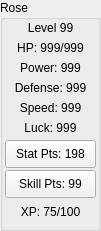
  <widget class="QGroupBox" name="RoseStats">
   <property name="geometry">
    <rect>
     <x>20</x>
     <y>2</y>
     <width>101</width>
     <height>231</height>
    </rect>
   </property>
   <property name="title">
    <string>Rose</string>
   </property>
   <widget class="QLabel" name="RoseLevel">
    <property name="geometry">
     <rect>
      <x>10</x>
      <y>20</y>
      <width>81</width>
      <height>16</height>
     </rect>
    </property>
    <property name="text">
     <string>Level 99</string>
    </property>
    <property name="alignment">
     <set>Qt::AlignCenter</set>
    </property>
   </widget>
   <widget class="QLabel" name="RoseHP">
    <property name="geometry">
     <rect>
      <x>10</x>
      <y>40</y>
      <width>81</width>
      <height>16</height>
     </rect>
    </property>
    <property name="text">
     <string>HP: 999/999</string>
    </property>
    <property name="alignment">
     <set>Qt::AlignCenter</set>
    </property>
   </widget>
   <widget class="QLabel" name="RosePower">
    <property name="geometry">
     <rect>
      <x>10</x>
      <y>60</y>
      <width>81</width>
      <height>16</height>
     </rect>
    </property>
    <property name="text">
     <string>Power: 999</string>
    </property>
    <property name="alignment">
     <set>Qt::AlignCenter</set>
    </property>
   </widget>
   <widget class="QLabel" name="RoseDefense">
    <property name="geometry">
     <rect>
      <x>10</x>
      <y>80</y>
      <width>81</width>
      <height>16</height>
     </rect>
    </property>
    <property name="text">
     <string>Defense: 999</string>
    </property>
    <property name="alignment">
     <set>Qt::AlignCenter</set>
    </property>
   </widget>
   <widget class="QLabel" name="RoseSpeed">
    <property name="geometry">
     <rect>
      <x>10</x>
      <y>100</y>
      <width>81</width>
      <height>16</height>
     </rect>
    </property>
    <property name="text">
     <string>Speed: 999</string>
    </property>
    <property name="alignment">
     <set>Qt::AlignCenter</set>
    </property>
   </widget>
   <widget class="QLabel" name="RoseLuck">
    <property name="geometry">
     <rect>
      <x>10</x>
      <y>120</y>
      <width>81</width>
      <height>16</height>
     </rect>
    </property>
    <property name="text">
     <string>Luck: 999</string>
    </property>
    <property name="alignment">
     <set>Qt::AlignCenter</set>
    </property>
   </widget>
   <widget class="QPushButton" name="RoseStatPointsButton">
    <property name="geometry">
     <rect>
      <x>5</x>
      <y>140</y>
      <width>91</width>
      <height>28</height>
     </rect>
    </property>
    <property name="palette">
     <palette>
      <active>
       <colorrole role="WindowText">
        <brush brushstyle="SolidPattern">
         <color alpha="255">
          <red>0</red>
          <green>0</green>
          <blue>0</blue>
         </color>
        </brush>
       </colorrole>
       <colorrole role="Button">
        <brush brushstyle="SolidPattern">
         <color alpha="255">
          <red>242</red>
          <green>242</green>
          <blue>242</blue>
         </color>
        </brush>
       </colorrole>
       <colorrole role="Light">
        <brush brushstyle="SolidPattern">
         <color alpha="255">
          <red>255</red>
          <green>255</green>
          <blue>255</blue>
         </color>
        </brush>
       </colorrole>
       <colorrole role="Midlight">
        <brush brushstyle="SolidPattern">
         <color alpha="255">
          <red>248</red>
          <green>248</green>
          <blue>248</blue>
         </color>
        </brush>
       </colorrole>
       <colorrole role="Dark">
        <brush brushstyle="SolidPattern">
         <color alpha="255">
          <red>121</red>
          <green>121</green>
          <blue>121</blue>
         </color>
        </brush>
       </colorrole>
       <colorrole role="Mid">
        <brush brushstyle="SolidPattern">
         <color alpha="255">
          <red>161</red>
          <green>161</green>
          <blue>161</blue>
         </color>
        </brush>
       </colorrole>
       <colorrole role="Text">
        <brush brushstyle="SolidPattern">
         <color alpha="255">
          <red>0</red>
          <green>0</green>
          <blue>0</blue>
         </color>
        </brush>
       </colorrole>
       <colorrole role="BrightText">
        <brush brushstyle="SolidPattern">
         <color alpha="255">
          <red>255</red>
          <green>255</green>
          <blue>255</blue>
         </color>
        </brush>
       </colorrole>
       <colorrole role="ButtonText">
        <brush brushstyle="SolidPattern">
         <color alpha="255">
          <red>0</red>
          <green>0</green>
          <blue>0</blue>
         </color>
        </brush>
       </colorrole>
       <colorrole role="Base">
        <brush brushstyle="SolidPattern">
         <color alpha="255">
          <red>255</red>
          <green>255</green>
          <blue>255</blue>
         </color>
        </brush>
       </colorrole>
       <colorrole role="Window">
        <brush brushstyle="SolidPattern">
         <color alpha="255">
          <red>242</red>
          <green>242</green>
          <blue>242</blue>
         </color>
        </brush>
       </colorrole>
       <colorrole role="Shadow">
        <brush brushstyle="SolidPattern">
         <color alpha="255">
          <red>0</red>
          <green>0</green>
          <blue>0</blue>
         </color>
        </brush>
       </colorrole>
       <colorrole role="AlternateBase">
        <brush brushstyle="SolidPattern">
         <color alpha="255">
          <red>248</red>
          <green>248</green>
          <blue>248</blue>
         </color>
        </brush>
       </colorrole>
       <colorrole role="ToolTipBase">
        <brush brushstyle="SolidPattern">
         <color alpha="255">
          <red>255</red>
          <green>255</green>
          <blue>220</blue>
         </color>
        </brush>
       </colorrole>
       <colorrole role="ToolTipText">
        <brush brushstyle="SolidPattern">
         <color alpha="255">
          <red>0</red>
          <green>0</green>
          <blue>0</blue>
         </color>
        </brush>
       </colorrole>
      </active>
      <inactive>
       <colorrole role="WindowText">
        <brush brushstyle="SolidPattern">
         <color alpha="255">
          <red>0</red>
          <green>0</green>
          <blue>0</blue>
         </color>
        </brush>
       </colorrole>
       <colorrole role="Button">
        <brush brushstyle="SolidPattern">
         <color alpha="255">
          <red>242</red>
          <green>242</green>
          <blue>242</blue>
         </color>
        </brush>
       </colorrole>
       <colorrole role="Light">
        <brush brushstyle="SolidPattern">
         <color alpha="255">
          <red>255</red>
          <green>255</green>
          <blue>255</blue>
         </color>
        </brush>
       </colorrole>
       <colorrole role="Midlight">
        <brush brushstyle="SolidPattern">
         <color alpha="255">
          <red>248</red>
          <green>248</green>
          <blue>248</blue>
         </color>
        </brush>
       </colorrole>
       <colorrole role="Dark">
        <brush brushstyle="SolidPattern">
         <color alpha="255">
          <red>121</red>
          <green>121</green>
          <blue>121</blue>
         </color>
        </brush>
       </colorrole>
       <colorrole role="Mid">
        <brush brushstyle="SolidPattern">
         <color alpha="255">
          <red>161</red>
          <green>161</green>
          <blue>161</blue>
         </color>
        </brush>
       </colorrole>
       <colorrole role="Text">
        <brush brushstyle="SolidPattern">
         <color alpha="255">
          <red>0</red>
          <green>0</green>
          <blue>0</blue>
         </color>
        </brush>
       </colorrole>
       <colorrole role="BrightText">
        <brush brushstyle="SolidPattern">
         <color alpha="255">
          <red>255</red>
          <green>255</green>
          <blue>255</blue>
         </color>
        </brush>
       </colorrole>
       <colorrole role="ButtonText">
        <brush brushstyle="SolidPattern">
         <color alpha="255">
          <red>0</red>
          <green>0</green>
          <blue>0</blue>
         </color>
        </brush>
       </colorrole>
       <colorrole role="Base">
        <brush brushstyle="SolidPattern">
         <color alpha="255">
          <red>255</red>
          <green>255</green>
          <blue>255</blue>
         </color>
        </brush>
       </colorrole>
       <colorrole role="Window">
        <brush brushstyle="SolidPattern">
         <color alpha="255">
          <red>242</red>
          <green>242</green>
          <blue>242</blue>
         </color>
        </brush>
       </colorrole>
       <colorrole role="Shadow">
        <brush brushstyle="SolidPattern">
         <color alpha="255">
          <red>0</red>
          <green>0</green>
          <blue>0</blue>
         </color>
        </brush>
       </colorrole>
       <colorrole role="AlternateBase">
        <brush brushstyle="SolidPattern">
         <color alpha="255">
          <red>248</red>
          <green>248</green>
          <blue>248</blue>
         </color>
        </brush>
       </colorrole>
       <colorrole role="ToolTipBase">
        <brush brushstyle="SolidPattern">
         <color alpha="255">
          <red>255</red>
          <green>255</green>
          <blue>220</blue>
         </color>
        </brush>
       </colorrole>
       <colorrole role="ToolTipText">
        <brush brushstyle="SolidPattern">
         <color alpha="255">
          <red>0</red>
          <green>0</green>
          <blue>0</blue>
         </color>
        </brush>
       </colorrole>
      </inactive>
      <disabled>
       <colorrole role="WindowText">
        <brush brushstyle="SolidPattern">
         <color alpha="255">
          <red>121</red>
          <green>121</green>
          <blue>121</blue>
         </color>
        </brush>
       </colorrole>
       <colorrole role="Button">
        <brush brushstyle="SolidPattern">
         <color alpha="255">
          <red>242</red>
          <green>242</green>
          <blue>242</blue>
         </color>
        </brush>
       </colorrole>
       <colorrole role="Light">
        <brush brushstyle="SolidPattern">
         <color alpha="255">
          <red>255</red>
          <green>255</green>
          <blue>255</blue>
         </color>
        </brush>
       </colorrole>
       <colorrole role="Midlight">
        <brush brushstyle="SolidPattern">
         <color alpha="255">
          <red>248</red>
          <green>248</green>
          <blue>248</blue>
         </color>
        </brush>
       </colorrole>
       <colorrole role="Dark">
        <brush brushstyle="SolidPattern">
         <color alpha="255">
          <red>121</red>
          <green>121</green>
          <blue>121</blue>
         </color>
        </brush>
       </colorrole>
       <colorrole role="Mid">
        <brush brushstyle="SolidPattern">
         <color alpha="255">
          <red>161</red>
          <green>161</green>
          <blue>161</blue>
         </color>
        </brush>
       </colorrole>
       <colorrole role="Text">
        <brush brushstyle="SolidPattern">
         <color alpha="255">
          <red>121</red>
          <green>121</green>
          <blue>121</blue>
         </color>
        </brush>
       </colorrole>
       <colorrole role="BrightText">
        <brush brushstyle="SolidPattern">
         <color alpha="255">
          <red>255</red>
          <green>255</green>
          <blue>255</blue>
         </color>
        </brush>
       </colorrole>
       <colorrole role="ButtonText">
        <brush brushstyle="SolidPattern">
         <color alpha="255">
          <red>121</red>
          <green>121</green>
          <blue>121</blue>
         </color>
        </brush>
       </colorrole>
       <colorrole role="Base">
        <brush brushstyle="SolidPattern">
         <color alpha="255">
          <red>242</red>
          <green>242</green>
          <blue>242</blue>
         </color>
        </brush>
       </colorrole>
       <colorrole role="Window">
        <brush brushstyle="SolidPattern">
         <color alpha="255">
          <red>242</red>
          <green>242</green>
          <blue>242</blue>
         </color>
        </brush>
       </colorrole>
       <colorrole role="Shadow">
        <brush brushstyle="SolidPattern">
         <color alpha="255">
          <red>0</red>
          <green>0</green>
          <blue>0</blue>
         </color>
        </brush>
       </colorrole>
       <colorrole role="AlternateBase">
        <brush brushstyle="SolidPattern">
         <color alpha="255">
          <red>242</red>
          <green>242</green>
          <blue>242</blue>
         </color>
        </brush>
       </colorrole>
       <colorrole role="ToolTipBase">
        <brush brushstyle="SolidPattern">
         <color alpha="255">
          <red>255</red>
          <green>255</green>
          <blue>220</blue>
         </color>
        </brush>
       </colorrole>
       <colorrole role="ToolTipText">
        <brush brushstyle="SolidPattern">
         <color alpha="255">
          <red>0</red>
          <green>0</green>
          <blue>0</blue>
         </color>
        </brush>
       </colorrole>
      </disabled>
     </palette>
    </property>
    <property name="text">
     <string>Stat Pts: 198</string>
    </property>
   </widget>
   <widget class="QPushButton" name="RoseSkillPointsButton">
    <property name="geometry">
     <rect>
      <x>5</x>
      <y>170</y>
      <width>91</width>
      <height>28</height>
     </rect>
    </property>
    <property name="palette">
     <palette>
      <active>
       <colorrole role="WindowText">
        <brush brushstyle="SolidPattern">
         <color alpha="255">
          <red>0</red>
          <green>0</green>
          <blue>0</blue>
         </color>
        </brush>
       </colorrole>
       <colorrole role="Button">
        <brush brushstyle="SolidPattern">
         <color alpha="255">
          <red>242</red>
          <green>242</green>
          <blue>242</blue>
         </color>
        </brush>
       </colorrole>
       <colorrole role="Light">
        <brush brushstyle="SolidPattern">
         <color alpha="255">
          <red>255</red>
          <green>255</green>
          <blue>255</blue>
         </color>
        </brush>
       </colorrole>
       <colorrole role="Midlight">
        <brush brushstyle="SolidPattern">
         <color alpha="255">
          <red>248</red>
          <green>248</green>
          <blue>248</blue>
         </color>
        </brush>
       </colorrole>
       <colorrole role="Dark">
        <brush brushstyle="SolidPattern">
         <color alpha="255">
          <red>121</red>
          <green>121</green>
          <blue>121</blue>
         </color>
        </brush>
       </colorrole>
       <colorrole role="Mid">
        <brush brushstyle="SolidPattern">
         <color alpha="255">
          <red>161</red>
          <green>161</green>
          <blue>161</blue>
         </color>
        </brush>
       </colorrole>
       <colorrole role="Text">
        <brush brushstyle="SolidPattern">
         <color alpha="255">
          <red>0</red>
          <green>0</green>
          <blue>0</blue>
         </color>
        </brush>
       </colorrole>
       <colorrole role="BrightText">
        <brush brushstyle="SolidPattern">
         <color alpha="255">
          <red>255</red>
          <green>255</green>
          <blue>255</blue>
         </color>
        </brush>
       </colorrole>
       <colorrole role="ButtonText">
        <brush brushstyle="SolidPattern">
         <color alpha="255">
          <red>0</red>
          <green>0</green>
          <blue>0</blue>
         </color>
        </brush>
       </colorrole>
       <colorrole role="Base">
        <brush brushstyle="SolidPattern">
         <color alpha="255">
          <red>255</red>
          <green>255</green>
          <blue>255</blue>
         </color>
        </brush>
       </colorrole>
       <colorrole role="Window">
        <brush brushstyle="SolidPattern">
         <color alpha="255">
          <red>242</red>
          <green>242</green>
          <blue>242</blue>
         </color>
        </brush>
       </colorrole>
       <colorrole role="Shadow">
        <brush brushstyle="SolidPattern">
         <color alpha="255">
          <red>0</red>
          <green>0</green>
          <blue>0</blue>
         </color>
        </brush>
       </colorrole>
       <colorrole role="AlternateBase">
        <brush brushstyle="SolidPattern">
         <color alpha="255">
          <red>248</red>
          <green>248</green>
          <blue>248</blue>
         </color>
        </brush>
       </colorrole>
       <colorrole role="ToolTipBase">
        <brush brushstyle="SolidPattern">
         <color alpha="255">
          <red>255</red>
          <green>255</green>
          <blue>220</blue>
         </color>
        </brush>
       </colorrole>
       <colorrole role="ToolTipText">
        <brush brushstyle="SolidPattern">
         <color alpha="255">
          <red>0</red>
          <green>0</green>
          <blue>0</blue>
         </color>
        </brush>
       </colorrole>
      </active>
      <inactive>
       <colorrole role="WindowText">
        <brush brushstyle="SolidPattern">
         <color alpha="255">
          <red>0</red>
          <green>0</green>
          <blue>0</blue>
         </color>
        </brush>
       </colorrole>
       <colorrole role="Button">
        <brush brushstyle="SolidPattern">
         <color alpha="255">
          <red>242</red>
          <green>242</green>
          <blue>242</blue>
         </color>
        </brush>
       </colorrole>
       <colorrole role="Light">
        <brush brushstyle="SolidPattern">
         <color alpha="255">
          <red>255</red>
          <green>255</green>
          <blue>255</blue>
         </color>
        </brush>
       </colorrole>
       <colorrole role="Midlight">
        <brush brushstyle="SolidPattern">
         <color alpha="255">
          <red>248</red>
          <green>248</green>
          <blue>248</blue>
         </color>
        </brush>
       </colorrole>
       <colorrole role="Dark">
        <brush brushstyle="SolidPattern">
         <color alpha="255">
          <red>121</red>
          <green>121</green>
          <blue>121</blue>
         </color>
        </brush>
       </colorrole>
       <colorrole role="Mid">
        <brush brushstyle="SolidPattern">
         <color alpha="255">
          <red>161</red>
          <green>161</green>
          <blue>161</blue>
         </color>
        </brush>
       </colorrole>
       <colorrole role="Text">
        <brush brushstyle="SolidPattern">
         <color alpha="255">
          <red>0</red>
          <green>0</green>
          <blue>0</blue>
         </color>
        </brush>
       </colorrole>
       <colorrole role="BrightText">
        <brush brushstyle="SolidPattern">
         <color alpha="255">
          <red>255</red>
          <green>255</green>
          <blue>255</blue>
         </color>
        </brush>
       </colorrole>
       <colorrole role="ButtonText">
        <brush brushstyle="SolidPattern">
         <color alpha="255">
          <red>0</red>
          <green>0</green>
          <blue>0</blue>
         </color>
        </brush>
       </colorrole>
       <colorrole role="Base">
        <brush brushstyle="SolidPattern">
         <color alpha="255">
          <red>255</red>
          <green>255</green>
          <blue>255</blue>
         </color>
        </brush>
       </colorrole>
       <colorrole role="Window">
        <brush brushstyle="SolidPattern">
         <color alpha="255">
          <red>242</red>
          <green>242</green>
          <blue>242</blue>
         </color>
        </brush>
       </colorrole>
       <colorrole role="Shadow">
        <brush brushstyle="SolidPattern">
         <color alpha="255">
          <red>0</red>
          <green>0</green>
          <blue>0</blue>
         </color>
        </brush>
       </colorrole>
       <colorrole role="AlternateBase">
        <brush brushstyle="SolidPattern">
         <color alpha="255">
          <red>248</red>
          <green>248</green>
          <blue>248</blue>
         </color>
        </brush>
       </colorrole>
       <colorrole role="ToolTipBase">
        <brush brushstyle="SolidPattern">
         <color alpha="255">
          <red>255</red>
          <green>255</green>
          <blue>220</blue>
         </color>
        </brush>
       </colorrole>
       <colorrole role="ToolTipText">
        <brush brushstyle="SolidPattern">
         <color alpha="255">
          <red>0</red>
          <green>0</green>
          <blue>0</blue>
         </color>
        </brush>
       </colorrole>
      </inactive>
      <disabled>
       <colorrole role="WindowText">
        <brush brushstyle="SolidPattern">
         <color alpha="255">
          <red>121</red>
          <green>121</green>
          <blue>121</blue>
         </color>
        </brush>
       </colorrole>
       <colorrole role="Button">
        <brush brushstyle="SolidPattern">
         <color alpha="255">
          <red>242</red>
          <green>242</green>
          <blue>242</blue>
         </color>
        </brush>
       </colorrole>
       <colorrole role="Light">
        <brush brushstyle="SolidPattern">
         <color alpha="255">
          <red>255</red>
          <green>255</green>
          <blue>255</blue>
         </color>
        </brush>
       </colorrole>
       <colorrole role="Midlight">
        <brush brushstyle="SolidPattern">
         <color alpha="255">
          <red>248</red>
          <green>248</green>
          <blue>248</blue>
         </color>
        </brush>
       </colorrole>
       <colorrole role="Dark">
        <brush brushstyle="SolidPattern">
         <color alpha="255">
          <red>121</red>
          <green>121</green>
          <blue>121</blue>
         </color>
        </brush>
       </colorrole>
       <colorrole role="Mid">
        <brush brushstyle="SolidPattern">
         <color alpha="255">
          <red>161</red>
          <green>161</green>
          <blue>161</blue>
         </color>
        </brush>
       </colorrole>
       <colorrole role="Text">
        <brush brushstyle="SolidPattern">
         <color alpha="255">
          <red>121</red>
          <green>121</green>
          <blue>121</blue>
         </color>
        </brush>
       </colorrole>
       <colorrole role="BrightText">
        <brush brushstyle="SolidPattern">
         <color alpha="255">
          <red>255</red>
          <green>255</green>
          <blue>255</blue>
         </color>
        </brush>
       </colorrole>
       <colorrole role="ButtonText">
        <brush brushstyle="SolidPattern">
         <color alpha="255">
          <red>121</red>
          <green>121</green>
          <blue>121</blue>
         </color>
        </brush>
       </colorrole>
       <colorrole role="Base">
        <brush brushstyle="SolidPattern">
         <color alpha="255">
          <red>242</red>
          <green>242</green>
          <blue>242</blue>
         </color>
        </brush>
       </colorrole>
       <colorrole role="Window">
        <brush brushstyle="SolidPattern">
         <color alpha="255">
          <red>242</red>
          <green>242</green>
          <blue>242</blue>
         </color>
        </brush>
       </colorrole>
       <colorrole role="Shadow">
        <brush brushstyle="SolidPattern">
         <color alpha="255">
          <red>0</red>
          <green>0</green>
          <blue>0</blue>
         </color>
        </brush>
       </colorrole>
       <colorrole role="AlternateBase">
        <brush brushstyle="SolidPattern">
         <color alpha="255">
          <red>242</red>
          <green>242</green>
          <blue>242</blue>
         </color>
        </brush>
       </colorrole>
       <colorrole role="ToolTipBase">
        <brush brushstyle="SolidPattern">
         <color alpha="255">
          <red>255</red>
          <green>255</green>
          <blue>220</blue>
         </color>
        </brush>
       </colorrole>
       <colorrole role="ToolTipText">
        <brush brushstyle="SolidPattern">
         <color alpha="255">
          <red>0</red>
          <green>0</green>
          <blue>0</blue>
         </color>
        </brush>
       </colorrole>
      </disabled>
     </palette>
    </property>
    <property name="text">
     <string>Skill Pts: 99</string>
    </property>
   </widget>
   <widget class="QLabel" name="RoseXP">
    <property name="geometry">
     <rect>
      <x>10</x>
      <y>204</y>
      <width>81</width>
      <height>16</height>
     </rect>
    </property>
    <property name="text">
     <string>XP: 75/100</string>
    </property>
    <property name="alignment">
     <set>Qt::AlignCenter</set>
    </property>
   </widget>
  </widget>
